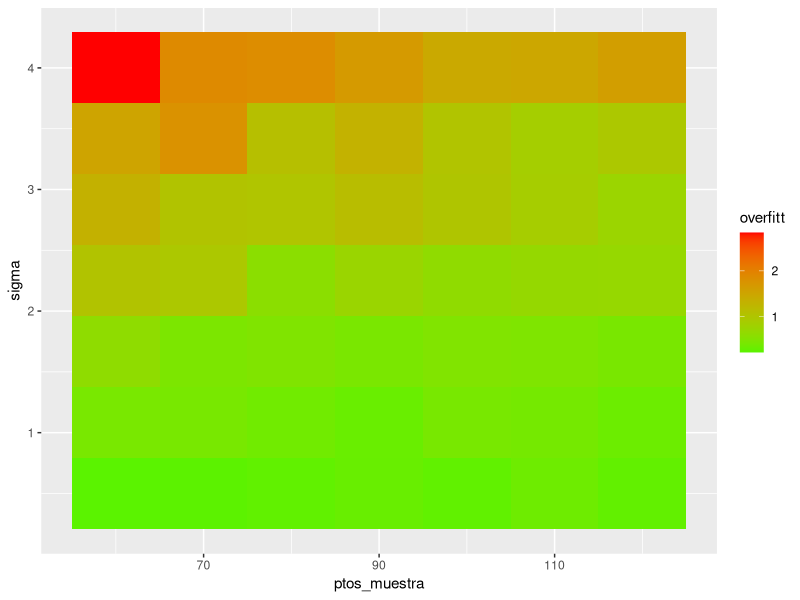

This figure's R source:
library(ggplot2)
library(parallel)
set.seed(12345)

###==============================================================================
### Función para evaluar el polinomio de Legendre de orden k
###==============================================================================
evalua_legendre <- function(x, k){
  # ENTRADA
  # x: número
  # k: orden del polinomio
  # SALIDA
  # polinomio de Legendre de grado k evaluado en x
  
  if(k %% 2 == 0){
    M<-k /2
  }
  else if ((k - 1) %% 2 == 0 ){
    M <- (k - 1) / 2
  }
  
  suma <-0
  for(m in 0:M){
    suma <- suma + ((-1)^m) * (factorial(2*k - 2*m)) * x^(k - 2*m) / ((2^k) * factorial(m) * factorial(k - m) * factorial(k - 2*m))
  }
  
  return(suma)
  
}

###==============================================================================
### Función para evaluar \sum_{q = 0}^{qf} a[q]*L[q](x)
###==============================================================================
evalua_target <- function(x, qf, a){
  # ENTRADA
  # X: Número
  # qf: Grado del polinomio
  # a: Vector de longitud qf + 1 con variables aleatorias Normal(0,1)
  # SALIDA
  # \sum_{q = 0}^{qf} a[q]*L[q](x)
  # La suma es normalizada (E[f^2] = 1)
  
  suma <- 0
  normalizador <- 0
  for(i in 0:qf){
    normalizador <- normalizador + 1 / (2*i + 1)
    suma <- suma + a[i + 1]*evalua_legendre(x, i)
  }
  
  suma <- suma / sqrt(normalizador)
  
  return(suma)
}

polinomio <- function(x,a, grado = 10){
  suma <- 0
  suma_norm <- 0
  for(i in 0:grado){
    suma_norm <- suma_norm + 1 / (2*i + 1)
    suma <- suma + a[i + 1]*(x^i)
  }
  return(suma / sqrt(suma_norm))
}

n_sim <- 15

grado_simple <- 2
grado_complejo <- 10
grado_target <- 15

ptos_muestra <- seq(60, 120, by = 10)
sigma <- seq(0.5, 4, le = length(ptos_muestra))
datos <- expand.grid(sigma = sigma, ptos_muestra = ptos_muestra)
n_rows <- dim(datos)[1]

for(j in 1:n_rows){
  vector_overfitt <- c() 
  
  for(i in 1:n_sim){
    
    sig <- datos$sigma[j]
    n <- datos$ptos_muestra[j]
    print(paste("Simulación = ", i," sigma = ", sig, " N = ", n, sep=""))
    
    x_in <- runif(n, -1, 1)
    ruido <- rnorm(n, 0, sig)
    a <- rnorm(grado_target + 1)
    
    target_determinista_in <- mclapply(x_in, evalua_target, qf = grado_target, a = a)
    target_determinista_in <- simplify2array(target_determinista_in)
    y_in_true <- target_determinista_in + ruido
    modelo_simple <- lm(y_in_true ~ x_in + I(x_in^2))
    modelo_complejo <- lm(y_in_true ~ x_in + I(x_in^2) + I(x_in^3) + I(x_in^4) + I(x_in^5) + I(x_in^6) +I(x_in^7) + I(x_in^8) + I(x_in^9) + I(x_in^10))
    
    x_out <- runif(n, -1, 1)
    target_determinista_out <- mclapply(x_out, evalua_target, qf = grado_target, a = a)
    target_determinista_out <- simplify2array(target_determinista_out)
    y_out_true <- target_determinista_out
    y_pred_simple <- predict(modelo_simple, newdata = as.data.frame(x_out))
    y_pred_complejo <- predict(modelo_complejo, newdata = as.data.frame(x_out))
    
    error_simple <- mean((y_out_true - y_pred_simple)^2)
    error_complejo <- mean((y_out_true - y_pred_complejo)^2)
    
    vector_overfitt <- c(vector_overfitt, error_complejo - error_simple)
    
  }
  
  datos$overfitt[j] <- mean(vector_overfitt)
  
}

chart <- ggplot(data = datos, aes(x = ptos_muestra, y = sigma, z = overfitt)) + geom_tile(aes(fill = overfitt))  + scale_fill_gradient2(low = "blue",mid = "green", high = "red")
print(chart)
